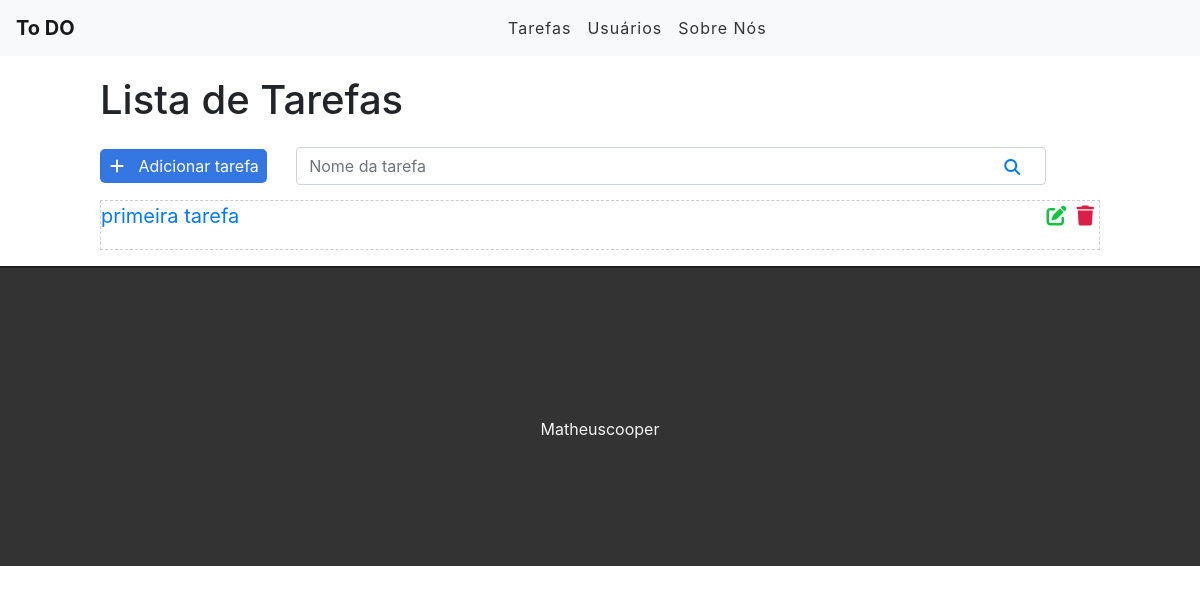
The app's page /, older data.
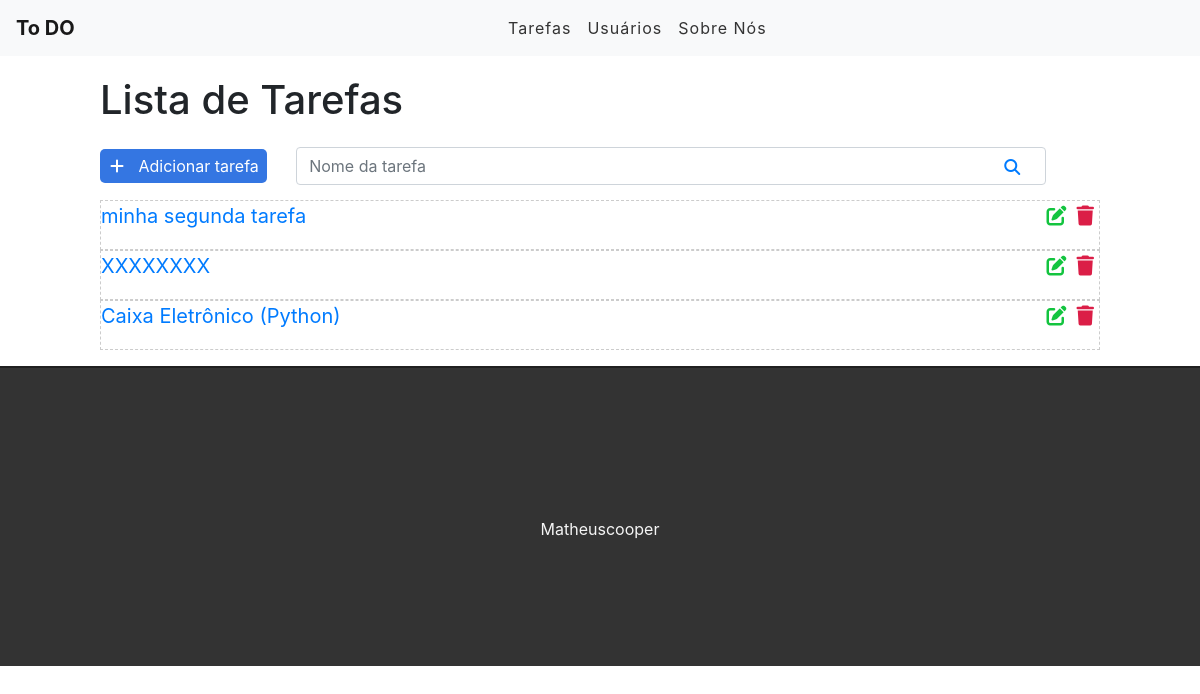
The same page, newer data.
### tasks/models.py (models this page shows, shortened)
class Task(models.Model):
	STATUS = (
		('doing', 'Doing'),
		('done', 'Done'),
		)
	title = models.CharField(max_length=255)
	description = models.TextField()
	done = models.CharField(
		max_length=5,
		choices=STATUS,
		)
	created_at = models.DateTimeField(auto_now_add=True)
	updated_at = models.DateTimeField(auto_now=True)

### tasks/views.py (the view)
# urls.py: path('',views.taskList, name='task-list'),
def taskList(request):
	tasks = Task.objects.all().order_by('-created_at')
	return render(request, 'tasks/index.html', {'tasks': tasks})

### tasks/templates/tasks/index.html (shortened to what this page needs)
{% extends 'base.html' %}
{% block content %}
<div class="offset-1 col-10 list-div">
	<h1> Lista de Tarefas</h1>
	<a id="add-link" href="newtask/">
	<div class="col-2 add-div">
		<i class="fas fa-plus"></i> Adicionar tarefa
	</div>
	<div class="col-9 search-div">
		<input class="form-control" type="text" id="search" name="search" placeholder="Nome da tarefa">
		<i class="fas fa-search"></i>
	</div>
	<ul class="task-list">
		{% for task in tasks %}
		<li class="task-item">
			<span><a href="/task/{{task.id}}">{{task.title}}</a></span>
			<a href="delete/{{task.id}}"><span><i class="fas fa-trash"></i></span></a>
			<a href="edit/{{task.id}}"><span><i class="fas fa-edit"></i></span></a>
		</li>
		{% endfor %}
	</ul>
</div>
{% endblock %}

### tasks/templates/base.html (shortened to what this page needs)
{% load static %}
<!DOCTYPE html>
<html>
<head>
    <link href="https://stackpath.bootstrapcdn.com/bootstrap/4.4.1/css/bootstrap.min.css" rel="stylesheet">
    <link rel="stylesheet" href="{% static 'css/styles.css' %}">
</head>
<body>
	<div class="container-fluid">
			<nav class="navbar navbar-expand-lg navbar-light bg-light">
		 	<a class="navbar-brand" href="/">To DO</a>
	  <div class="collapse navbar-collapse" id="navbarSupportedContent">
	    <ul class="navbar-nav mr-auto">
	      <li class="nav-item">
	        <a class="nav-link" href="#">Tarefas<a/>
	       </li>
	        <li class="nav-item">
	         <a class="nav-link" href="#">Usuários<a/>
	       </li>
	      <li class="nav-item">
	        <a class="nav-link" href="#">Sobre Nós<a/>
	       </li>
  </div>
</nav>
	    {% block content %}{% endblock %}
	    <footer>
	    	<p> Matheuscooper</p>
	    </footer>
	</div>
</body>
</html>

### tasks/static/css/styles.css (style rules this page uses)
.container-fluid { padding: 0; }
.navbar { border.bottom: 1px solid #333; margin-bottom: 20px; }
.navbar-nav { margin: auto; }
.navbar-brand { font-weight: bold; }
.navbar-light .navbar-nav a.nav-link { color:#333; letter-spacing: 1px; }
#add-link { text-decoration: none; }
.add-div { background-color: #3476e2; cursor: pointer; display: inline-block; color: #FFF; padding: 5px; border-radius: 5px; margin-right: 25px; }
.fas.fa-plus { color:#FFF; margin-right: 10px; margin-left: 5px; }
.fas.fa-search { position: absolute; top: 12px; right: 26px; }
.search-div { padding: 0px; margin-top: 15px; margin-bottom: 15px; display: inline-block; }
.list-div { padding:0; }
.task-list { padding-left:0; }
.task-item { list-style: none; font-size: 20px; height: 50px; padding-top:10; border: 1px dashed #ccc; }
.fas.fa-trash, .fas.fa-edit { cursor: pointer; margin: 5px; font-size: 20px; float: right; }
.fas.fa-trash { color: #db1e47; }
.fas.fa-edit { color: #13c43f; }
footer { background-color:#333; height: 300px; border-top: 2px solid #202020; }
footer p { color: #f5f5f5; text-align: center; top:50%; position: relative; }

Row changes from the older to the newer data that the page shows:
removed Task: title "primeira tarefa"
added Task: title "minha segunda tarefa"
added Task: title "XXXXXXXX"
added Task: title "Caixa Eletrônico (Python)"
